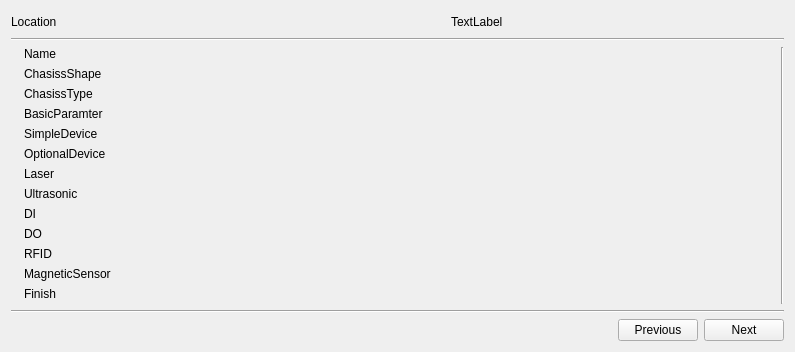
<?xml version="1.0" encoding="UTF-8"?>
<ui version="4.0">
 <class>WidgetGuidance</class>
 <widget class="QWidget" name="WidgetGuidance">
  <property name="geometry">
   <rect>
    <x>0</x>
    <y>0</y>
    <width>795</width>
    <height>352</height>
   </rect>
  </property>
  <property name="windowTitle">
   <string>Form</string>
  </property>
  <layout class="QVBoxLayout" name="verticalLayout" stretch="1,1,12,1,1">
   <item>
    <layout class="QHBoxLayout" name="horizontalLayout_5" stretch="2,8">
     <item>
      <layout class="QHBoxLayout" name="horizontalLayout_3">
       <item>
        <widget class="QLabel" name="label_8">
         <property name="text">
          <string>Location</string>
         </property>
        </widget>
       </item>
      </layout>
     </item>
     <item>
      <layout class="QHBoxLayout" name="horizontalLayout_2">
       <item>
        <spacer name="horizontalSpacer_3">
         <property name="orientation">
          <enum>Qt::Horizontal</enum>
         </property>
         <property name="sizeHint" stdset="0">
          <size>
           <width>40</width>
           <height>20</height>
          </size>
         </property>
        </spacer>
       </item>
       <item>
        <widget class="QLabel" name="label_item">
         <property name="text">
          <string>TextLabel</string>
         </property>
        </widget>
       </item>
       <item>
        <spacer name="horizontalSpacer_2">
         <property name="orientation">
          <enum>Qt::Horizontal</enum>
         </property>
         <property name="sizeHint" stdset="0">
          <size>
           <width>40</width>
           <height>20</height>
          </size>
         </property>
        </spacer>
       </item>
      </layout>
     </item>
    </layout>
   </item>
   <item>
    <widget class="Line" name="line">
     <property name="orientation">
      <enum>Qt::Horizontal</enum>
     </property>
    </widget>
   </item>
   <item>
    <layout class="QHBoxLayout" name="horizontalLayout_4" stretch="2,1,12">
     <item>
      <layout class="QFormLayout" name="formLayout">
       <item row="0" column="0">
        <widget class="QLabel" name="label_arraow_name">
         <property name="text">
          <string/>
         </property>
        </widget>
       </item>
       <item row="0" column="1">
        <widget class="QLabel" name="label_name">
         <property name="text">
          <string>Name</string>
         </property>
        </widget>
       </item>
       <item row="1" column="0">
        <widget class="QLabel" name="label_arrow_shape">
         <property name="text">
          <string/>
         </property>
        </widget>
       </item>
       <item row="1" column="1">
        <widget class="QLabel" name="label_shape">
         <property name="text">
          <string>ChasissShape</string>
         </property>
        </widget>
       </item>
       <item row="2" column="0">
        <widget class="QLabel" name="label_arrow_chassis">
         <property name="text">
          <string/>
         </property>
        </widget>
       </item>
       <item row="2" column="1">
        <widget class="QLabel" name="label_chassis">
         <property name="text">
          <string>ChasissType</string>
         </property>
        </widget>
       </item>
       <item row="3" column="0">
        <widget class="QLabel" name="label_arrow_basicParameter">
         <property name="text">
          <string/>
         </property>
        </widget>
       </item>
       <item row="3" column="1">
        <widget class="QLabel" name="label_basicParameter">
         <property name="text">
          <string>BasicParamter</string>
         </property>
        </widget>
       </item>
       <item row="4" column="0">
        <widget class="QLabel" name="label_arrow_simpleDev">
         <property name="text">
          <string/>
         </property>
        </widget>
       </item>
       <item row="4" column="1">
        <widget class="QLabel" name="label_simpleDev">
         <property name="text">
          <string>SimpleDevice</string>
         </property>
        </widget>
       </item>
       <item row="5" column="0">
        <widget class="QLabel" name="label_arrow_optionDev">
         <property name="text">
          <string/>
         </property>
        </widget>
       </item>
       <item row="5" column="1">
        <widget class="QLabel" name="label_optionalDev">
         <property name="text">
          <string>OptionalDevice</string>
         </property>
        </widget>
       </item>
       <item row="6" column="0">
        <widget class="QLabel" name="label_arrow_laser">
         <property name="text">
          <string/>
         </property>
        </widget>
       </item>
       <item row="6" column="1">
        <widget class="QLabel" name="label_laser">
         <property name="text">
          <string>Laser</string>
         </property>
        </widget>
       </item>
       <item row="7" column="0">
        <widget class="QLabel" name="label_arrow_ultrasonic">
         <property name="text">
          <string/>
         </property>
        </widget>
       </item>
       <item row="7" column="1">
        <widget class="QLabel" name="label_ultrasonic">
         <property name="text">
          <string>Ultrasonic</string>
         </property>
        </widget>
       </item>
       <item row="8" column="0">
        <widget class="QLabel" name="label_arrow_DI">
         <property name="text">
          <string/>
         </property>
        </widget>
       </item>
       <item row="8" column="1">
        <widget class="QLabel" name="label_di">
         <property name="text">
          <string>DI</string>
         </property>
        </widget>
       </item>
       <item row="9" column="0">
        <widget class="QLabel" name="label_arrow_Do">
         <property name="text">
          <string/>
         </property>
        </widget>
       </item>
       <item row="9" column="1">
        <widget class="QLabel" name="label_do">
         <property name="text">
          <string>DO</string>
         </property>
        </widget>
       </item>
       <item row="10" column="0">
        <widget class="QLabel" name="label_arrow_RFID">
         <property name="text">
          <string/>
         </property>
        </widget>
       </item>
       <item row="10" column="1">
        <widget class="QLabel" name="label_RFID">
         <property name="text">
          <string>RFID</string>
         </property>
        </widget>
       </item>
       <item row="11" column="0">
        <widget class="QLabel" name="label_arrow_magnetic">
         <property name="text">
          <string/>
         </property>
        </widget>
       </item>
       <item row="11" column="1">
        <widget class="QLabel" name="label_Magnetic">
         <property name="text">
          <string>MagneticSensor</string>
         </property>
        </widget>
       </item>
       <item row="12" column="0">
        <widget class="QLabel" name="label_arrow_finished">
         <property name="text">
          <string/>
         </property>
        </widget>
       </item>
       <item row="12" column="1">
        <widget class="QLabel" name="label_finish">
         <property name="text">
          <string>Finish</string>
         </property>
        </widget>
       </item>
      </layout>
     </item>
     <item>
      <widget class="Line" name="line_3">
       <property name="orientation">
        <enum>Qt::Vertical</enum>
       </property>
      </widget>
     </item>
     <item>
      <layout class="QHBoxLayout" name="horizontalLayout_setWid"/>
     </item>
    </layout>
   </item>
   <item>
    <widget class="Line" name="line_2">
     <property name="orientation">
      <enum>Qt::Horizontal</enum>
     </property>
    </widget>
   </item>
   <item>
    <layout class="QHBoxLayout" name="horizontalLayout">
     <item>
      <spacer name="horizontalSpacer">
       <property name="orientation">
        <enum>Qt::Horizontal</enum>
       </property>
       <property name="sizeHint" stdset="0">
        <size>
         <width>40</width>
         <height>20</height>
        </size>
       </property>
      </spacer>
     </item>
     <item>
      <widget class="QPushButton" name="pushButton_backward">
       <property name="text">
        <string>Previous</string>
       </property>
      </widget>
     </item>
     <item>
      <widget class="QPushButton" name="pushButton_forward">
       <property name="text">
        <string>  Next  </string>
       </property>
      </widget>
     </item>
    </layout>
   </item>
  </layout>
 </widget>
 <resources/>
 <connections/>
</ui>
